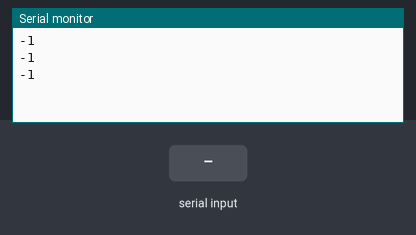
The sketch below on a simulated Arduino Uno, built with avr-gcc and run on an emulated ATmega328P. Parts: the last lines printed to the serial monitor. The inputs (shaded band) are chosen by the test bench.

Above: at 2.8 s.
2.9 s: "1" received over the second serial link
At 3.8 s:
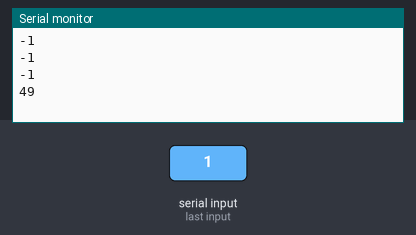
4.4 s: "0" received over the second serial link
At 5.7 s:
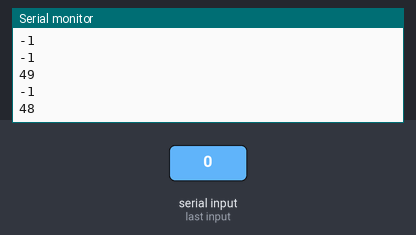
5.9 s: "2" received over the second serial link
At 6.5 s:
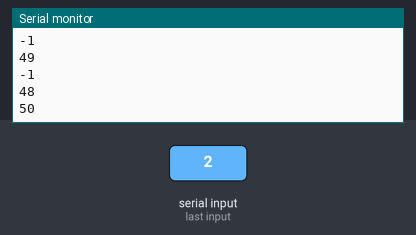
Timing chart, 0 to 8.9 s (numbered marks = the images above; inputs shaded):
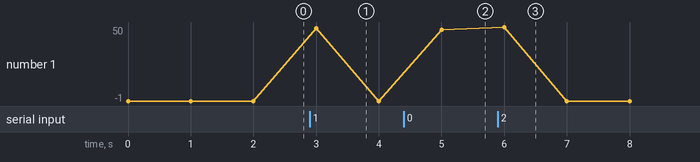

Measured:
- after the input at 2.9 s, the serial monitor: prints a new line after 0.10 s (image 1)
- after the input at 4.4 s, the serial monitor: prints a new line after 0.60 s (image 2)
- after the input at 5.9 s, the serial monitor: prints a new line after 0.10 s (image 3)
- plotted number 1: -1 → 48 after the input at 4.4 s

The sketch:

connect_arduino.ino
```cpp
#include<SoftwareSerial.h>

SoftwareSerial s(8,9);
int data; //Initialized variable to store recieved data

void setup() {
  Serial.begin(9600);
  //Serial Begin at 9600 Baud
  s.begin(4600);

}

void loop() {
  data = s.read(); //Read the serial data and store it
  Serial.println(data);
  delay(1000);
}
```
